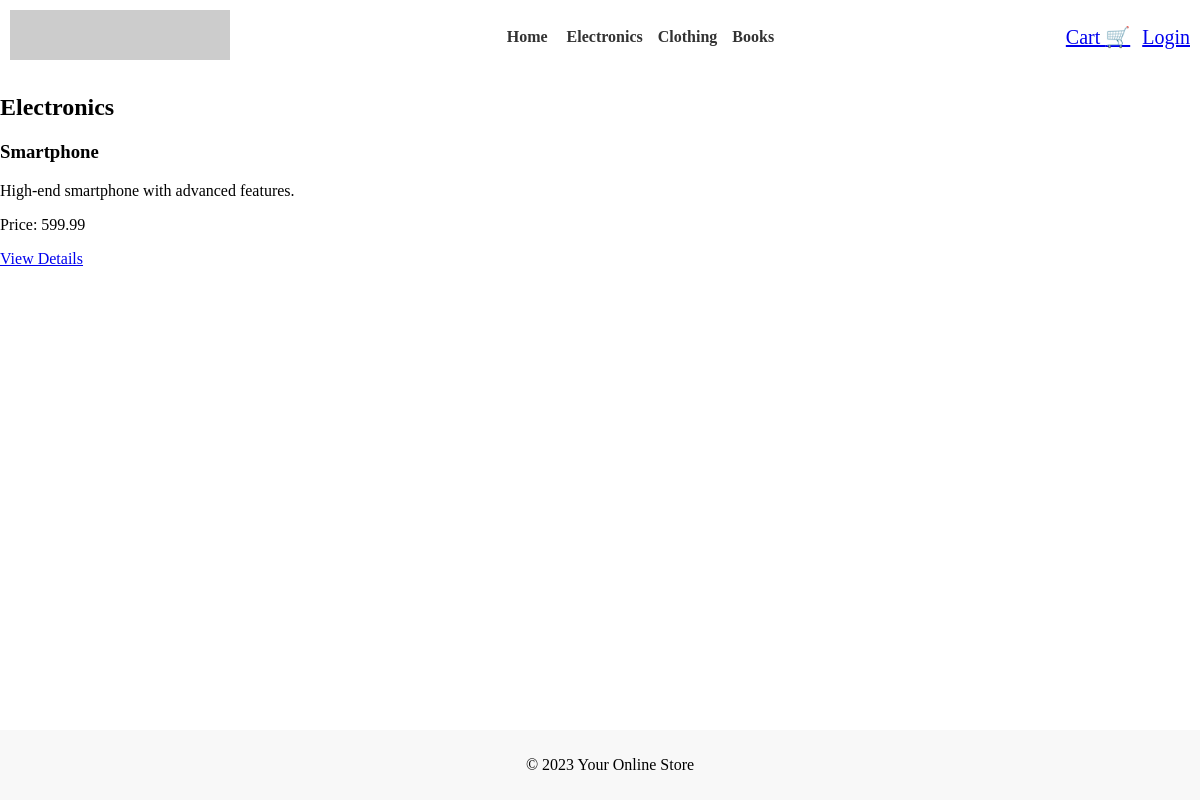
The app's page /pages/category.php?category=1 with its own data.
### tables this page shows
CREATE TABLE `categories` (
  `category_id` int(11) NOT NULL,
  `category_name` varchar(255) NOT NULL
);

CREATE TABLE `products` (
  `product_id` int(11) NOT NULL,
  `category_id` int(11) DEFAULT NULL,
  `product_name` varchar(255) NOT NULL,
  `description` text DEFAULT NULL,
  `price` decimal(10,2) NOT NULL,
  `stock_quantity` int(11) NOT NULL
);

### pages/category.php (the view)
<?php require_once(__DIR__ . '../../database/db.php'); ?>
<?php include_once(__DIR__ . '/../includes/header.php'); ?>
<?php
if (isset($_GET['category']) && is_numeric($_GET['category'])) {
    $categoryId = $_GET['category'];
    $categoryQuery = "SELECT category_name FROM categories WHERE category_id = $categoryId";
    $categoryResult = $conn->query($categoryQuery);
    if ($categoryResult->num_rows > 0) {
        $categoryRow = $categoryResult->fetch_assoc();
        $categoryName = $categoryRow['category_name'];
    } else {
        $categoryName = "Unknown Category";
    }
    $productsQuery = "SELECT * FROM products WHERE category_id = $categoryId";
    $productsResult = $conn->query($productsQuery);
} else {
    header("Location: index.php");
    exit();
}
?>
<main>
    <section class="category-products">
        <h2>
            <?php echo $categoryName; ?>
        </h2>
        <?php
        if ($productsResult->num_rows > 0) {
            while ($product = $productsResult->fetch_assoc()) {
                echo "<div class='product'>";
                echo "<h3>{$product['product_name']}</h3>";
                echo "<p>{$product['description']}</p>";
                echo "<p>Price: {$product['price']}</p>";
                echo "<a href='product.php?product={$product['product_id']}'>View Details</a>";
                echo "</div>";
            }
        } else {
            echo "<p>No products available in this category.</p>";
        }
        ?>
    </section>
</main>
<?php include_once(__DIR__ . '/../includes/footer.php'); ?>

### includes/header.php (shortened to what this page needs)
<?php require_once(__DIR__ . '../../database/db.php'); ?>
<!DOCTYPE html>
<html lang="en">
<head>
</head>
<body>
    <header>
        <link rel="stylesheet" href="/online-store/assets/css/navbar.css">
        <span class="logo"><img src="https://dummyimage.com/220x50/000/fff" alt="Logo"></span>
        <nav>
            <ul>
                <li><a href="/online-store/index.php">Home</a></li>
                <?php
                $sql = "SELECT * FROM categories";
                $result = $conn->query($sql);
                if ($result->num_rows > 0) {
                    while ($row = $result->fetch_assoc()) {
                        $categoryId = $row['category_id'];
                        $categoryName = $row['category_name'];
                        echo "<li><a href='/online-store/pages/category.php?category=$categoryId'>$categoryName</a></li>";
                    }
                } else {
                    echo "<li>No categories available</li>";
                }
                ?>
            </ul>
        </nav>
        <div>
            <a class="cart-icon" href="/online-store/pages/view_cart.php">Cart <span class="cart-icon">🛒</span></a>&nbsp;&nbsp;
            <?php
            if (isset($_SESSION['user']['user_id'])) {
                echo "<a class='cart-icon' href='/online-store/pages/logout.php'>Logout</a>";
            } else {
                echo "<a class='cart-icon' href='/online-store/pages/login.php'>Login</a>";
            }
            ?>
        </div>
    </header>

### assets/css/navbar.css (style rules this page uses)
header { display: flex; justify-content: space-between; align-items: center; padding: 10px; }
nav ul { list-style: none; padding: 0; margin: 0; text-align: center; }
nav li { display: inline-block; margin-right: 15px; }
nav a { text-decoration: none; color: #333; font-weight: bold; font-size: 16px; }
.logo img { height: 50px; }
.cart-icon { font-size: 20px; }

### assets/css/footer.css (style rules this page uses)
body { margin: 0; padding: 0; min-height: 100vh; position: relative; }

### records on screen
categories: category_name "Electronics"
categories: category_name "Clothing"
categories: category_name "Books"
products: product_name "Smartphone", description "High-end smartphone with advanced features.", price "599.99"
